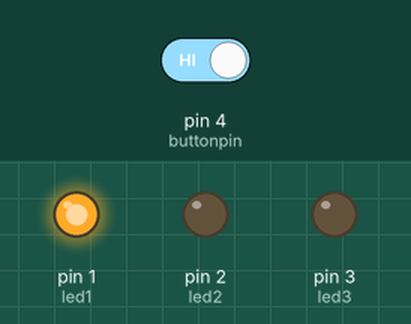
Recording of a sketch running on a simulated Arduino Uno, built with avr-gcc and run on an emulated ATmega328P. On the bench: output pins drawn as LEDs (lit = HIGH). The inputs (shaded band) are chosen by the test bench; at power-on: pin 4 (buttonpin) HIGH.

Above: at 1.2 s.
1.3 s: pin 4 (buttonpin) driven LOW
At 7.4 s:
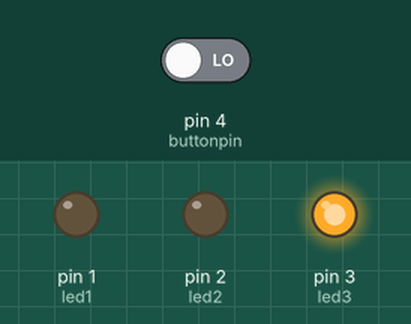
At 12.4 s:
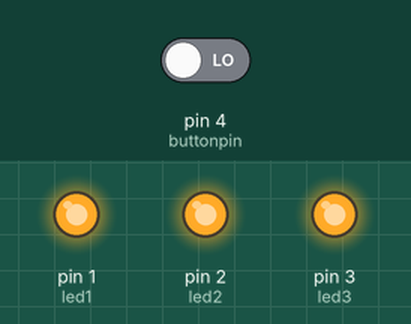
13.5 s: pin 4 (buttonpin) driven HIGH
At 19.8 s:
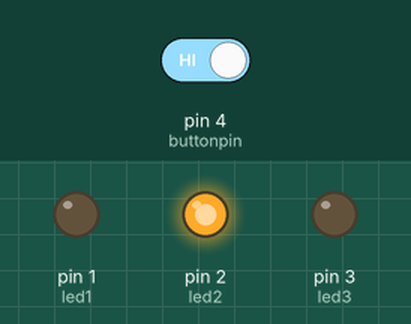
Timing chart, 0 to 33.0 s (numbered marks = the images above; inputs shaded):
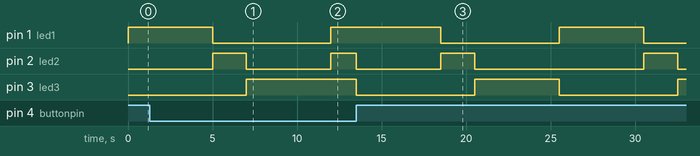

The sketch:

Button.ino
```cpp
const int led1 = 1;
const int led2 = 2;
const int led3 = 3;
const int buttonpin = 4;
int buttonstate;

void setup(){
  pinMode(led1,OUTPUT);
  pinMode(led2,OUTPUT);
  pinMode(led3,OUTPUT);
  pinMode(A0,INPUT);
}
void loop(){


  buttonstate = digitalRead(buttonpin);
  if (buttonstate == LOW){
  digitalWrite(led1,HIGH);
  digitalWrite(led2,HIGH);
  digitalWrite(led3,HIGH);
  }

 else
 {

  digitalWrite(led1,HIGH);
  digitalWrite(led2,LOW);
  digitalWrite(led3,LOW);
  delay(5000);

  digitalWrite(led1,LOW);
  digitalWrite(led2,HIGH);
  digitalWrite(led3,LOW);
  delay(2000);

  digitalWrite(led1,LOW);
  digitalWrite(led2,LOW);
  digitalWrite(led3,HIGH);
  delay(5000);
}
}
```

Measured:
- after the input at 1.3 s, pin 3 (led3): goes on until 7.0 s, then stays HIGH
- after the input at 13.5 s, pin 1 (led1): HIGH → LOW after 5.0 s, → HIGH 7.0 s later, → LOW 5.0 s later; pin 2 (led2): goes LOW 5.0 s, HIGH 2.0 s, LOW 10.0 s, HIGH 2.0 s, then LOW, starting at once; pin 3 (led3): alternates HIGH for 5.0 s and LOW for 7.0 s, starting at once
